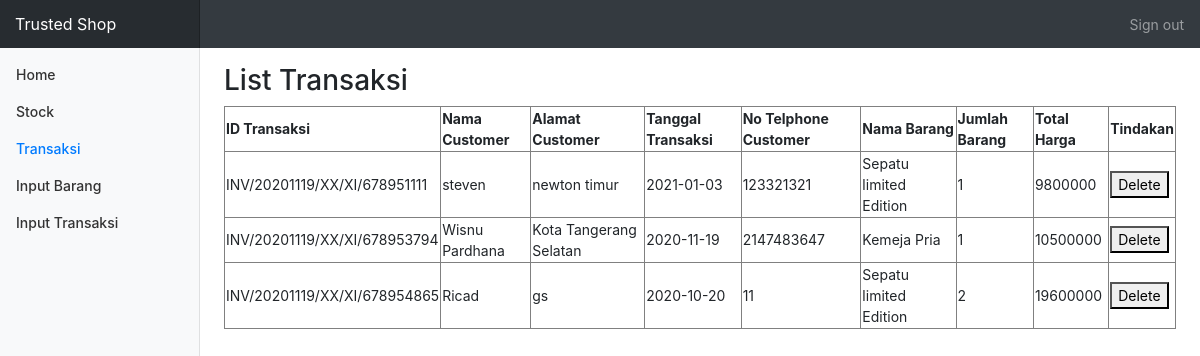
The app's page /TrustedShop/Transaksi.php with its own data.
### tables this page shows
CREATE TABLE `transaksi` (
  `ID_Transaksi` varchar(255) NOT NULL,
  `ID_Customer` int(11) NOT NULL,
  `ID_Staff` int(11) NOT NULL,
  `Tanggal_Transaksi` date NOT NULL,
  `Total_Harga` int(11) NOT NULL
);

CREATE TABLE `customer` (
  `ID_Customer` int(11) NOT NULL,
  `Nama_Customer` varchar(50) NOT NULL,
  `Alamat` varchar(255) NOT NULL,
  `No_Telp` int(13) NOT NULL
);

CREATE TABLE `product` (
  `ID_Product` int(11) NOT NULL,
  `ID_Vendor` int(11) NOT NULL,
  `Nama_Barang` varchar(50) NOT NULL,
  `Deskripsi` varchar(255) NOT NULL,
  `Harga_Beli` int(11) NOT NULL,
  `Harga_Jual` int(11) NOT NULL,
  `Quantity` int(11) NOT NULL
);

CREATE TABLE `orders` (
  `ID_Transaksi` varchar(255) NOT NULL,
  `ID_Barang` int(11) NOT NULL,
  `Quantity` int(11) NOT NULL
);

### TrustedShop/Transaksi.php (the view, shortened to what this page needs)
<?php
require 'conn.php'; ?>
<!doctype html>
<html lang="en">
  <head>
    <link href="Assets/bootstrap.min.css" rel="stylesheet">
    <link href="Assets/dashboard.css" rel="stylesheet">
  </head>
  <body>
    <nav class="navbar navbar-dark sticky-top bg-dark flex-md-nowrap p-0">
      <a class="navbar-brand col-sm-3 col-md-2 mr-0" href="#">Trusted Shop</a>
      <ul class="navbar-nav px-3">
        <li class="nav-item text-nowrap">
          <a class="nav-link" href="SignOut.php">Sign out</a>
        </li>
      </ul>
    </nav>
    <div class="container-fluid">
      <div class="row">
        <nav class="col-md-2 d-none d-md-block bg-light sidebar">
          <div class="sidebar-sticky">
            <ul class="nav flex-column">
              <li class="nav-item">
                <a class="nav-link" href="Home.php">
                  Home
                </a>
              </li>
              <li class="nav-item">
                <a class="nav-link" href="Stock.php">
                  Stock
                </a>
              </li>
              <li class="nav-item">
                <a class="nav-link active" href="Transaksi.php">
                  Transaksi <span class="sr-only">(current)</span>
                </a>
              </li>
              <li class="nav-item">
                <a class="nav-link" href="Input_Barang.php">
                  Input Barang
                </a>
              </li>
              <li class="nav-item">
                <a class="nav-link" href="Input_Transaksi.php">
                  Input Transaksi
                </a>
              </li>
            </ul>
          </div>
        </nav>
        <main role="main" class="col-md-9 ml-sm-auto col-lg-10 pt-3 px-4">
          <h3>List Transaksi</h3>
          <table border="1">
            <thead>
              <tr>
                <th>ID Transaksi</th>
                <th>Nama Customer</th>
                <th>Alamat Customer</th>
                <th>Tanggal Transaksi</th>
                <th>No Telphone Customer</th>
                <th>Nama Barang</th>
                <th>Jumlah Barang</th>
                <th>Total Harga</th>
                <th>Tindakan</th>
              </tr>
            </thead>
            <tbody>
              <?php
                $sql = "SELECT * FROM transaksi";
                $stmt = $pdo->query($sql);
                while ($row = $stmt->fetch()){
                  $id_c = $row['ID_Customer'];
                  $sql1 = "SELECT * FROM Customer WHERE ID_Customer = '$id_c'";
                  $stmt1 = $pdo->query($sql1);
                  $row1 = $stmt1->fetch();
                  $id_tr = $row['ID_Transaksi'];
                  $sql2 = "SELECT * FROM orders WHERE ID_Transaksi = '$id_tr'";
                  $stmt2 = $pdo-> query($sql2);
                  $row2 = $stmt2->fetch();
                  $id_br = $row2['ID_Barang'];
                  $sql3 = "SELECT * FROM product WHERE ID_Product = $id_br";
                  $stmt3 = $pdo ->query($sql3);
                  $row3= $stmt3-> fetch();
              ?>
              <tr>
                  <td><?= $row['ID_Transaksi']; ?></td>
                  <td><?= $row1['Nama_Customer']; ?></td>
                  <td><?= $row1['Alamat']; ?></td>
                  <td><?= $row['Tanggal_Transaksi']; ?></td>
                  <td><?= $row1['No_Telp']; ?></td>
                  <td><?= $row3['Nama_Barang'];?></td>
                  <td><?= $row2['Quantity'];?></td>
                  <td><?= $row['Total_Harga']; ?></td>
                  <td><a href="DeleteTr.php?id=<?=$row['ID_Transaksi'];?>"><button>Delete</button></a></td>
              </tr>
              <?php
                }
              ?>
            </tbody>
          </table>
        </main>
    </div>
  </body>
</html>

### TrustedShop/Assets/dashboard.css (style rules this page uses)
body { font-size: .875rem; }
.sidebar { position: fixed; top: 0; bottom: 0; left: 0; z-index: 100; padding: 0; box-shadow: inset -1px 0 0 rgba(0, 0, 0, .1); }
.sidebar-sticky { position: -webkit-sticky; position: sticky; top: 48px; height: calc(100vh - 48px); padding-top: .5rem; overflow-x: hidden; overflow-y: auto; }
.sidebar .nav-link { font-weight: 500; color: #333; }
.sidebar .nav-link.active { color: #007bff; }
.navbar-brand { padding-top: .75rem; padding-bottom: .75rem; font-size: 1rem; background-color: rgba(0, 0, 0, .25); box-shadow: inset -1px 0 0 rgba(0, 0, 0, .25); }

### records on screen
transaksi: ID_Transaksi "INV/20201119/XX/XI/678951111", ID_Customer.Nama_Customer "steven", ID_Customer.Alamat "newton timur", Tanggal_Transaksi "2021-01-03", ID_Customer.No_Telp "123321321", product.Nama_Barang "Sepatu limited Edition", orders.Quantity "1", Total_Harga "9800000"
transaksi: ID_Transaksi "INV/20201119/XX/XI/678953794", ID_Customer.Nama_Customer "Wisnu Pardhana", ID_Customer.Alamat "Kota Tangerang Selatan", Tanggal_Transaksi "2020-11-19", ID_Customer.No_Telp "2147483647", product.Nama_Barang "Kemeja Pria", orders.Quantity "1", Total_Harga "10500000"
transaksi: ID_Transaksi "INV/20201119/XX/XI/678954865", ID_Customer.Nama_Customer "Ricad", ID_Customer.Alamat "gs", Tanggal_Transaksi "2020-10-20", ID_Customer.No_Telp "11", product.Nama_Barang "Sepatu limited Edition", orders.Quantity "2", Total_Harga "19600000"
